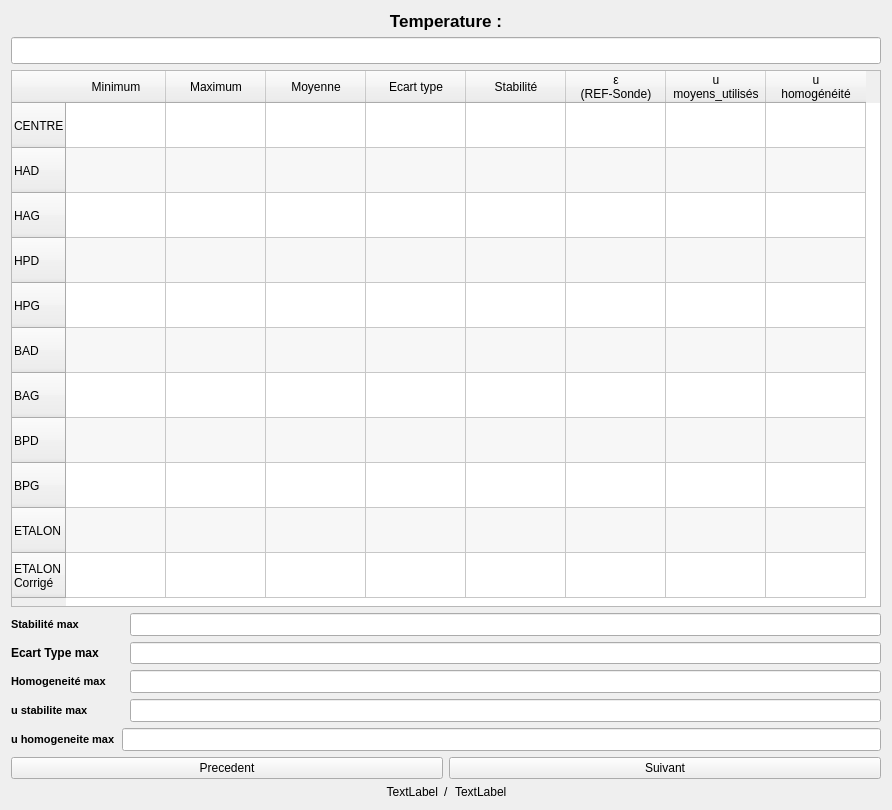
      <widget class="QWidget" name="tab_2">
       <attribute name="title">
        <string>Mesures</string>
       </attribute>
       <layout class="QVBoxLayout" name="verticalLayout_3">
        <item>
         <layout class="QVBoxLayout" name="verticalLayout_2">
          <item>
           <widget class="QLabel" name="label_8">
            <property name="sizePolicy">
             <sizepolicy hsizetype="Preferred" vsizetype="Fixed">
              <horstretch>0</horstretch>
              <verstretch>0</verstretch>
             </sizepolicy>
            </property>
            <property name="font">
             <font>
              <pointsize>13</pointsize>
              <weight>75</weight>
              <bold>true</bold>
             </font>
            </property>
            <property name="text">
             <string>Temperature :</string>
            </property>
            <property name="alignment">
             <set>Qt::AlignCenter</set>
            </property>
           </widget>
          </item>
          <item>
           <widget class="QLineEdit" name="lineEdit_temperature">
            <property name="sizePolicy">
             <sizepolicy hsizetype="Expanding" vsizetype="Fixed">
              <horstretch>0</horstretch>
              <verstretch>0</verstretch>
             </sizepolicy>
            </property>
            <property name="font">
             <font>
              <pointsize>12</pointsize>
             </font>
            </property>
            <property name="text">
             <string/>
            </property>
            <property name="alignment">
             <set>Qt::AlignCenter</set>
            </property>
           </widget>
          </item>
         </layout>
        </item>
        <item>
         <widget class="QTableWidget" name="tableWidget_mesures">
          <property name="sizePolicy">
           <sizepolicy hsizetype="Expanding" vsizetype="Fixed">
            <horstretch>0</horstretch>
            <verstretch>0</verstretch>
           </sizepolicy>
          </property>
          <property name="minimumSize">
           <size>
            <width>870</width>
            <height>537</height>
           </size>
          </property>
          <property name="editTriggers">
           <set>QAbstractItemView::DoubleClicked</set>
          </property>
          <property name="dragDropOverwriteMode">
           <bool>false</bool>
          </property>
          <property name="alternatingRowColors">
           <bool>true</bool>
          </property>
          <property name="showGrid">
           <bool>true</bool>
          </property>
          <attribute name="verticalHeaderDefaultSectionSize">
           <number>45</number>
          </attribute>
          <attribute name="verticalHeaderMinimumSectionSize">
           <number>45</number>
          </attribute>
          <row>
           <property name="text">
            <string>CENTRE</string>
           </property>
          </row>
          <row>
           <property name="text">
            <string>HAD</string>
           </property>
          </row>
          <row>
           <property name="text">
            <string>HAG</string>
           </property>
          </row>
          <row>
           <property name="text">
            <string>HPD</string>
           </property>
          </row>
          <row>
           <property name="text">
            <string>HPG</string>
           </property>
          </row>
          <row>
           <property name="text">
            <string>BAD</string>
           </property>
          </row>
          <row>
           <property name="text">
            <string>BAG</string>
           </property>
          </row>
          <row>
           <property name="text">
            <string>BPD</string>
           </property>
          </row>
          <row>
           <property name="text">
            <string>BPG</string>
           </property>
          </row>
          <row>
           <property name="text">
            <string>ETALON</string>
           </property>
          </row>
          <row>
           <property name="text">
            <string>ETALON 
Corrigé</string>
           </property>
          </row>
          <column>
           <property name="text">
            <string>Minimum</string>
           </property>
          </column>
          <column>
           <property name="text">
            <string>Maximum</string>
           </property>
          </column>
          <column>
           <property name="text">
            <string>Moyenne</string>
           </property>
          </column>
          <column>
           <property name="text">
            <string>Ecart type</string>
           </property>
          </column>
          <column>
           <property name="text">
            <string>Stabilité</string>
           </property>
          </column>
          <column>
           <property name="text">
            <string>ε
(REF-Sonde)</string>
           </property>
          </column>
          <column>
           <property name="text">
            <string>u
moyens_utilisés</string>
           </property>
          </column>
          <column>
           <property name="text">
            <string>u
homogénéité</string>
           </property>
          </column>
         </widget>
        </item>
        <item>
         <layout class="QHBoxLayout" name="horizontalLayout_12">
          <item>
           <widget class="QLabel" name="label_10">
            <property name="sizePolicy">
             <sizepolicy hsizetype="Minimum" vsizetype="Maximum">
              <horstretch>0</horstretch>
              <verstretch>0</verstretch>
             </sizepolicy>
            </property>
            <property name="minimumSize">
             <size>
              <width>113</width>
              <height>0</height>
             </size>
            </property>
            <property name="font">
             <font>
              <pointsize>8</pointsize>
              <weight>75</weight>
              <bold>true</bold>
             </font>
            </property>
            <property name="text">
             <string>Stabilité max</string>
            </property>
           </widget>
          </item>
          <item>
           <widget class="QLineEdit" name="lineEdit_stab_max">
            <property name="font">
             <font>
              <pointsize>10</pointsize>
             </font>
            </property>
            <property name="readOnly">
             <bool>true</bool>
            </property>
           </widget>
          </item>
         </layout>
        </item>
        <item>
         <layout class="QHBoxLayout" name="horizontalLayout_20">
          <property name="spacing">
           <number>31</number>
          </property>
          <item>
           <widget class="QLabel" name="label_21">
            <property name="font">
             <font>
              <weight>75</weight>
              <bold>true</bold>
             </font>
            </property>
            <property name="text">
             <string>Ecart Type max</string>
            </property>
           </widget>
          </item>
          <item>
           <widget class="QLineEdit" name="lineEdit_ecarttype_max"/>
          </item>
         </layout>
        </item>
        <item>
         <layout class="QHBoxLayout" name="horizontalLayout_13">
          <item>
           <widget class="QLabel" name="label_11">
            <property name="sizePolicy">
             <sizepolicy hsizetype="Preferred" vsizetype="Maximum">
              <horstretch>0</horstretch>
              <verstretch>0</verstretch>
             </sizepolicy>
            </property>
            <property name="minimumSize">
             <size>
              <width>113</width>
              <height>0</height>
             </size>
            </property>
            <property name="font">
             <font>
              <pointsize>8</pointsize>
              <weight>75</weight>
              <bold>true</bold>
             </font>
            </property>
            <property name="text">
             <string>Homogeneité max</string>
            </property>
           </widget>
          </item>
          <item>
           <widget class="QLineEdit" name="lineEdit_hom_max_2">
            <property name="font">
             <font>
              <pointsize>10</pointsize>
             </font>
            </property>
            <property name="readOnly">
             <bool>true</bool>
            </property>
           </widget>
          </item>
         </layout>
        </item>
        <item>
         <layout class="QHBoxLayout" name="horizontalLayout_14">
          <item>
           <widget class="QLabel" name="label_12">
            <property name="sizePolicy">
             <sizepolicy hsizetype="Preferred" vsizetype="Maximum">
              <horstretch>0</horstretch>
              <verstretch>0</verstretch>
             </sizepolicy>
            </property>
            <property name="minimumSize">
             <size>
              <width>113</width>
              <height>0</height>
             </size>
            </property>
            <property name="font">
             <font>
              <pointsize>8</pointsize>
              <weight>75</weight>
              <bold>true</bold>
             </font>
            </property>
            <property name="text">
             <string>u stabilite max</string>
            </property>
           </widget>
          </item>
          <item>
           <widget class="QLineEdit" name="lineEdit_u_stab_max">
            <property name="font">
             <font>
              <pointsize>10</pointsize>
             </font>
            </property>
            <property name="readOnly">
             <bool>true</bool>
            </property>
           </widget>
          </item>
         </layout>
        </item>
        <item>
         <layout class="QHBoxLayout" name="horizontalLayout_15">
          <item>
           <widget class="QLabel" name="label_13">
            <property name="sizePolicy">
             <sizepolicy hsizetype="Preferred" vsizetype="Maximum">
              <horstretch>0</horstretch>
              <verstretch>0</verstretch>
             </sizepolicy>
            </property>
            <property name="font">
             <font>
              <pointsize>8</pointsize>
              <weight>75</weight>
              <bold>true</bold>
             </font>
            </property>
            <property name="text">
             <string>u homogeneite max</string>
            </property>
           </widget>
          </item>
          <item>
           <widget class="QLineEdit" name="lineEdit_u_hom_max">
            <property name="font">
             <font>
              <pointsize>10</pointsize>
             </font>
            </property>
            <property name="readOnly">
             <bool>true</bool>
            </property>
           </widget>
          </item>
         </layout>
        </item>
        <item>
         <layout class="QHBoxLayout" name="horizontalLayout_17">
          <item>
           <widget class="QPushButton" name="pushButton_precedent">
            <property name="text">
             <string>Precedent</string>
            </property>
           </widget>
          </item>
          <item>
           <widget class="QPushButton" name="pushButton_suivant">
            <property name="text">
             <string>Suivant</string>
            </property>
           </widget>
          </item>
         </layout>
        </item>
        <item>
         <layout class="QHBoxLayout" name="horizontalLayout_18">
          <item>
           <widget class="QLabel" name="label_pt">
            <property name="sizePolicy">
             <sizepolicy hsizetype="Preferred" vsizetype="Maximum">
              <horstretch>0</horstretch>
              <verstretch>0</verstretch>
             </sizepolicy>
            </property>
            <property name="maximumSize">
             <size>
              <width>16777215</width>
              <height>13</height>
             </size>
            </property>
            <property name="text">
             <string>TextLabel</string>
            </property>
            <property name="alignment">
             <set>Qt::AlignRight|Qt::AlignTrailing|Qt::AlignVCenter</set>
            </property>
           </widget>
          </item>
          <item>
           <widget class="QLabel" name="label_16">
            <property name="sizePolicy">
             <sizepolicy hsizetype="Fixed" vsizetype="Preferred">
              <horstretch>0</horstretch>
              <verstretch>0</verstretch>
             </sizepolicy>
            </property>
            <property name="text">
             <string>/</string>
            </property>
           </widget>
          </item>
          <item>
           <widget class="QLabel" name="label_nb_pt">
            <property name="sizePolicy">
             <sizepolicy hsizetype="Preferred" vsizetype="Maximum">
              <horstretch>0</horstretch>
              <verstretch>0</verstretch>
             </sizepolicy>
            </property>
            <property name="maximumSize">
             <size>
              <width>16777215</width>
              <height>13</height>
             </size>
            </property>
            <property name="text">
             <string>TextLabel</string>
            </property>
           </widget>
          </item>
         </layout>
        </item>
       </layout>
      </widget>
